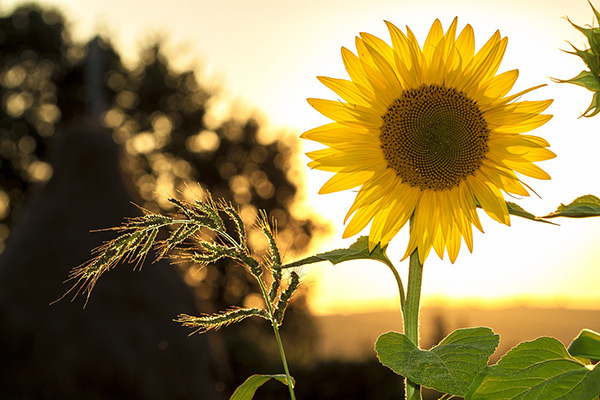
#> input picture sunflower.jpg, 600 x 400 px
$ python code1.py
#> lines starting #> are read from the running program, lines starting #| are printed output that depends on the picture; after the words box and inside, x2 and y2 are one past the last pixel; in counts of white or black regions, pixels touching at a corner belong together
import cv2
import matplotlib.pyplot as plt

img = cv2.imread("sunflower.jpg")
#> img is the input picture: shape (400, 600, 3); mean B, G, R 78.6, 128.9, 146.8

if img is None:
    print("Error: Could not load image.")
else:
    img = cv2.cvtColor(img, cv2.COLOR_BGR2RGB)

    plt.figure(figsize=(10,10))
    plt.imshow(img)
    plt.show()

gray = cv2.cvtColor(img, cv2.COLOR_BGR2GRAY)
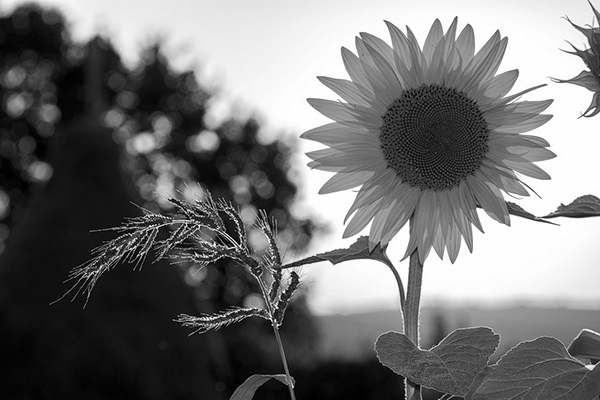
#> gray: shape (400, 600); min 0, max 255, mean 115.9
gray = cv2.medianBlur(gray, 5)
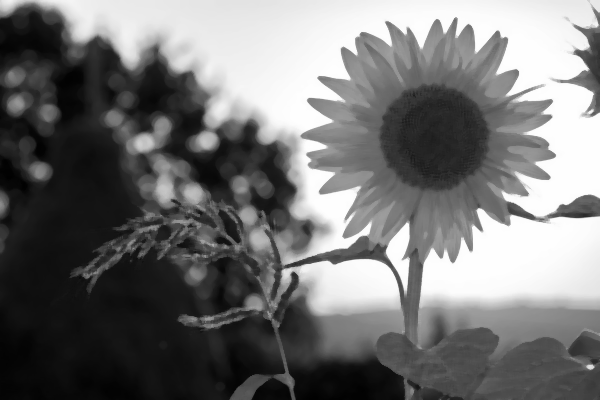
#> gray: shape (400, 600); min 1, max 254, mean 115.4
plt.figure(figsize=(10,10))
plt.imshow(gray,cmap="gray")
plt.axis("off")
plt.title("Grayscale Image")
plt.show()
edges = cv2.adaptiveThreshold(gray, 255, cv2.ADAPTIVE_THRESH_MEAN_C, cv2.THRESH_BINARY, 9, 9)
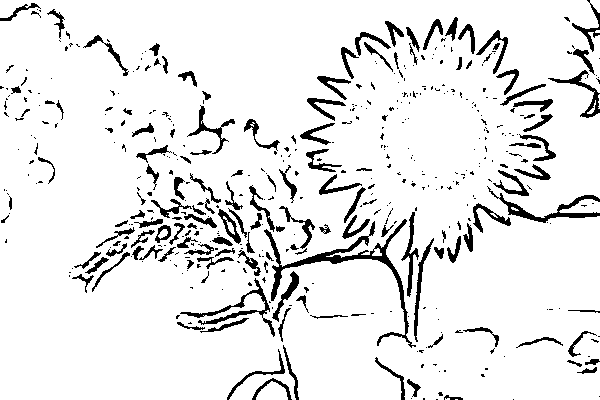
#> edges: shape (400, 600); 91.1% white; 476 black regions (331 under 20 px), largest, box (x1, y1, x2, y2) and area: (264, 219, 416, 348) 1862, (487, 186, 600, 223) 778, (180, 278, 275, 337) 712
plt.figure(figsize=(10,10))
plt.imshow(edges,cmap="gray")
plt.axis("off")
plt.title("Edged Image")
plt.show()
color = cv2.bilateralFilter(img, 9, 250, 250)
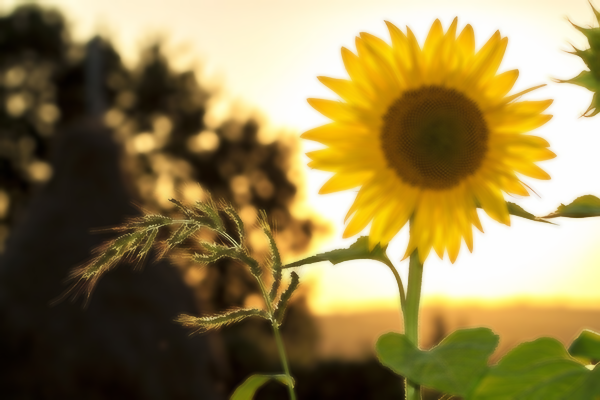
#> color: shape (400, 600, 3); mean R, G, B 146.7, 128.7, 78.5
cartoon = cv2.bitwise_and(color, color, mask=edges)
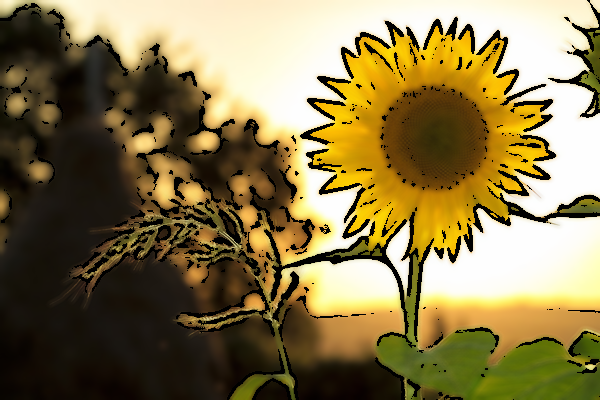
#> cartoon: shape (400, 600, 3); mean R, G, B 133.8, 118.4, 75.3
plt.figure(figsize=(10,10))
plt.imshow(cartoon,cmap="gray")
plt.axis("off")
plt.title("Cartoon Image")
plt.show()

$ run again, with bottom.jpg copied over sunflower.jpg
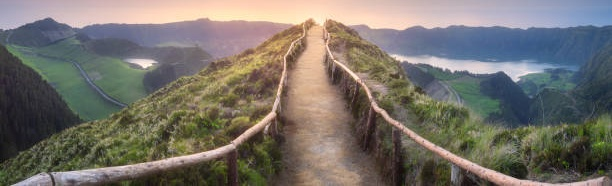
#> input picture bottom.jpg, 612 x 186 px
#> img is the input picture: shape (186, 612, 3); mean B, G, R 106.8, 114.1, 118.9
#> `edges = cv2.adaptiveThreshold(gray, 255, cv2.ADAPTIVE_THRESH_MEAN_C, c..`:
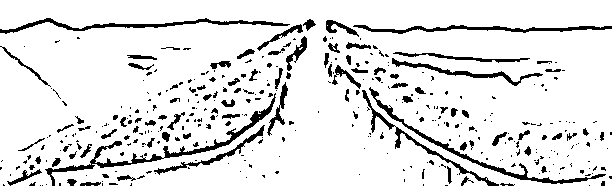
#> edges: shape (186, 612); 89% white; 370 black regions (277 under 20 px), largest, box (x1, y1, x2, y2) and area: (45, 93, 276, 186) 1375, (369, 87, 606, 184) 1041, (0, 18, 290, 34) 967
#> `cartoon = cv2.bitwise_and(color, color, mask=edges)`:
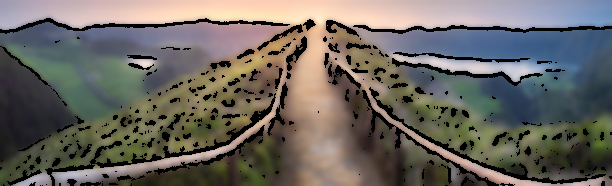
#> cartoon: shape (186, 612, 3); mean R, G, B 106.8, 102.9, 96.8

$ run again, with left.jpg copied over sunflower.jpg
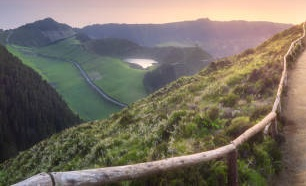
#> input picture left.jpg, 306 x 186 px
#> img is the input picture: shape (186, 306, 3); mean B, G, R 100.1, 112.3, 120.1
#> `edges = cv2.adaptiveThreshold(gray, 255, cv2.ADAPTIVE_THRESH_MEAN_C, c..`:
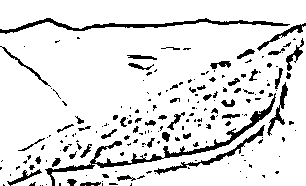
#> edges: shape (186, 306); 88.5% white; 192 black regions (138 under 20 px), largest, box (x1, y1, x2, y2) and area: (45, 93, 276, 186) 1375, (0, 18, 290, 34) 967, (154, 125, 265, 175) 473
#> `cartoon = cv2.bitwise_and(color, color, mask=edges)`:
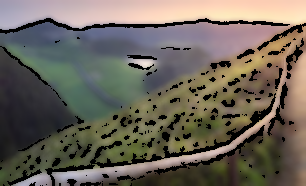
#> cartoon: shape (186, 306, 3); mean R, G, B 107.3, 100.8, 90.4
